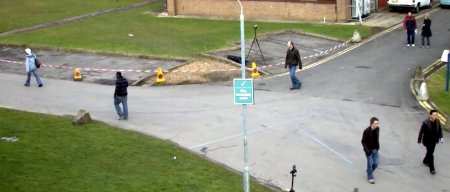
//> input picture scratch_files/resframe.jpg, 450 x 192 px, given in place of the camera
$ ./Convex   (built with g++ and OpenCV 4)
//> lines starting //> are read from the running program, lines starting //| are printed output that depends on the picture; after the words box and inside, x2 and y2 are one past the last pixel; in counts of white or black regions, pixels touching at a corner belong together
#include "opencv2/imgcodecs.hpp"
#include "opencv2/highgui/highgui.hpp"
#include "opencv2/imgproc/imgproc.hpp"
#include "opencv2/opencv.hpp"
#include "opencv2/video/background_segm.hpp"
#include "opencv2/videoio/videoio.hpp"
#include <iostream>
#include <stdio.h>
#include <stdlib.h>
using namespace cv;
using namespace std;
Mat src; Mat src_gray;
int thresh = 100;
int max_thresh = 255;
Mat threshold_output;
RNG rng(12345);
void thresh_callback(int, void* );
Ptr<BackgroundSubtractor> pMOG2;
int main( )
{
    VideoCapture vcap(0);
    if (!vcap.isOpened())
    {
        cout<<"Camera Cant Open"<<endl;
        return -1;
    }
bool update_bg_model = true;
for (;;)
{
  Mat fgMaskMOG2;
  Mat src;
  vcap >> src;
//> src is the input picture: 192 rows x 450 cols, CV_8UC3; mean B, G, R 123.6, 146.7, 143.5
  cvtColor( src, src_gray, COLOR_BGR2GRAY );
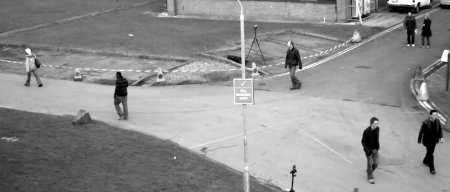
//> src_gray: 192 rows x 450 cols, CV_8UC1; min 0, max 255, mean 143.1
  blur( src_gray, src_gray, Size(3,3) );
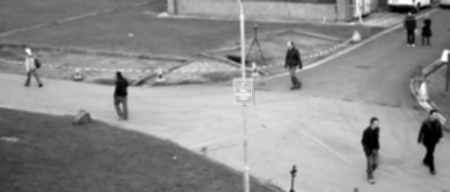
//> src_gray: 192 rows x 450 cols, CV_8UC1; min 0, max 254, mean 143.1
  threshold( src_gray, threshold_output, thresh, 255, THRESH_BINARY );
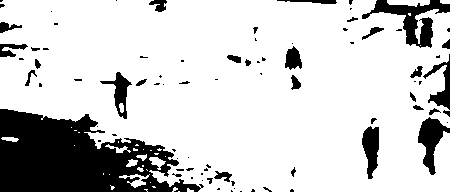
//> threshold_output: 192 rows x 450 cols, CV_8UC1; 81% white; 84 black regions (52 under 20 px), largest, box (x1, y1, x2, y2) and area: (0, 109, 204, 192) 10339, (362, 0, 450, 48) 1430, (418, 117, 450, 175) 839
//> (the run ends here: the program crashes, at `pMOG2->apply(threshold_output, fgMaskMOG2);`)

$ run again, on scratch_files/2.png
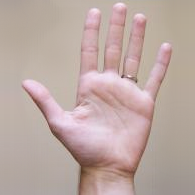
//> input picture scratch_files/2.png, 195 x 195 px, given in place of the camera
//> src is the input picture: 195 rows x 195 cols, CV_8UC3; mean B, G, R 162.6, 168.4, 188.2
//> `cvtColor( src, src_gray, COLOR_BGR2GRAY );`:
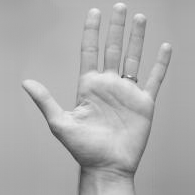
//> src_gray: 195 rows x 195 cols, CV_8UC1; min 62, max 241, mean 173.7
//> `threshold( src_gray, threshold_output, thresh, 255, THRESH_BINARY );`:
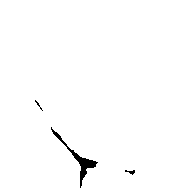
//> threshold_output: 195 rows x 195 cols, CV_8UC1; 99% white; 3 black regions (1 under 20 px), largest, box (x1, y1, x2, y2) and area: (51, 127, 98, 188) 347, (125, 170, 135, 175) 25
